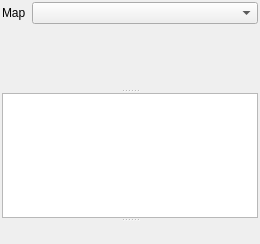
<?xml version="1.0" encoding="UTF-8"?>
<ui version="4.0">
 <class>PostDroughtDock</class>
 <widget class="QWidget" name="PostDroughtDock">
  <property name="windowTitle">
   <string>Drought</string>
  </property>
  <layout class="QVBoxLayout" name="verticalLayout_PostDroughtDock">
   <property name="leftMargin">
    <number>2</number>
   </property>
   <property name="topMargin">
    <number>2</number>
   </property>
   <property name="rightMargin">
    <number>2</number>
   </property>
   <property name="bottomMargin">
    <number>2</number>
   </property>
   <item>
    <layout class="QHBoxLayout" name="horizontalLayout_postDroughtMap" stretch="0,1">
     <item>
      <widget class="QLabel" name="label_postDroughtMap">
       <property name="text">
        <string>Map</string>
       </property>
      </widget>
     </item>
     <item>
      <widget class="QComboBox" name="comboBox_postDroughtMap">
       <property name="toolTip">
        <string>Soil-moisture drought (SMI below 0.2) on the Map dock.</string>
       </property>
      </widget>
     </item>
    </layout>
   </item>
   <item>
    <widget class="QLabel" name="label_postDroughtNotes">
     <property name="wordWrap">
      <bool>true</bool>
     </property>
    </widget>
   </item>
   <item>
    <widget class="QSplitter" name="splitter_postDrought">
     <property name="orientation">
      <enum>Qt::Vertical</enum>
     </property>
     <widget class="QWidget" name="widget_postDroughtFlow">
      <property name="sizePolicy">
       <sizepolicy hsizetype="Expanding" vsizetype="Expanding">
        <horstretch>0</horstretch>
        <verstretch>2</verstretch>
       </sizepolicy>
      </property>
     </widget>
     <widget class="QTableWidget" name="tableWidget_postDroughtEvents">
      <property name="toolTip">
       <string>Streamflow droughts: below the day-of-year Q80, pooled under 10 days apart, 5 days or longer.</string>
      </property>
      <property name="editTriggers">
       <set>QAbstractItemView::NoEditTriggers</set>
      </property>
      <property name="selectionBehavior">
       <enum>QAbstractItemView::SelectRows</enum>
      </property>
      <property name="sizePolicy">
       <sizepolicy hsizetype="Expanding" vsizetype="Expanding">
        <horstretch>0</horstretch>
        <verstretch>1</verstretch>
       </sizepolicy>
      </property>
      <attribute name="horizontalHeaderStretchLastSection">
       <bool>true</bool>
      </attribute>
     </widget>
     <widget class="QWidget" name="widget_postDroughtArea">
      <property name="sizePolicy">
       <sizepolicy hsizetype="Expanding" vsizetype="Expanding">
        <horstretch>0</horstretch>
        <verstretch>1</verstretch>
       </sizepolicy>
      </property>
     </widget>
    </widget>
   </item>
  </layout>
 </widget>
 <resources />
 <connections />
</ui>
